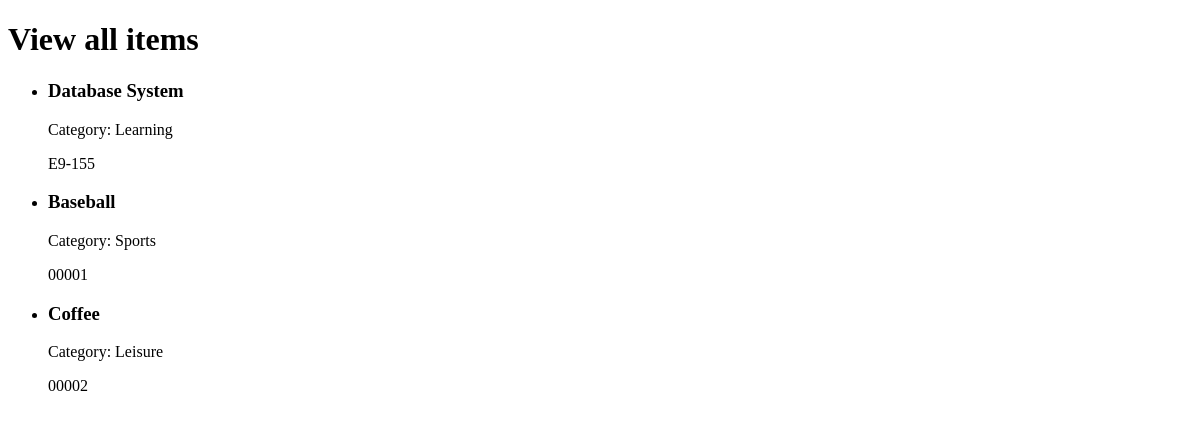
Page /items/listAll on the earlier database version.
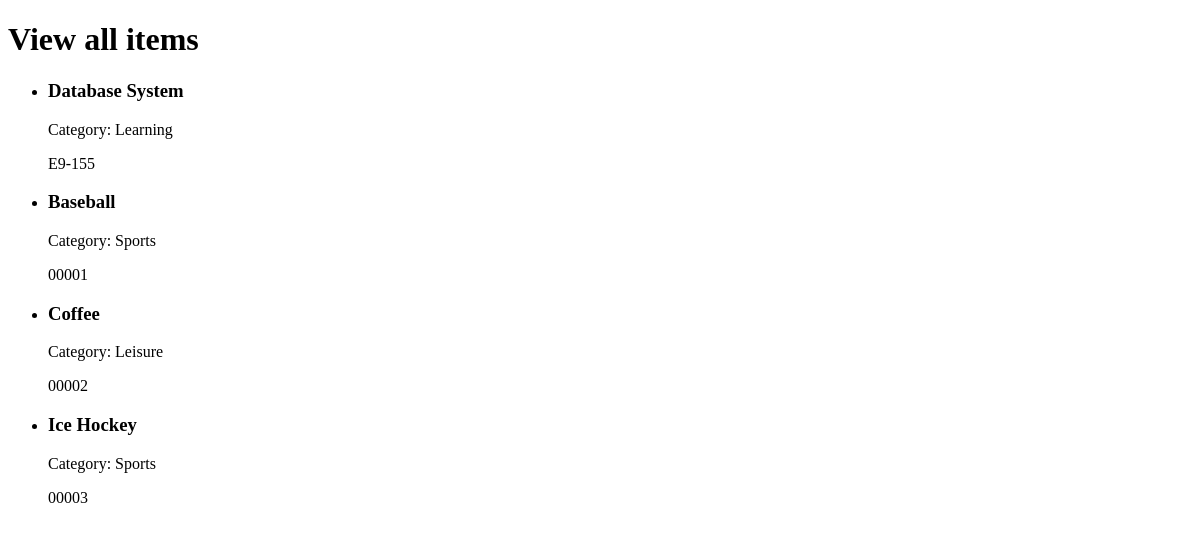
Same page on the later database version.
### MainApp/models.py (models this page shows, shortened)
class Items(db.Model):
    Category = db.Column(db.VARCHAR(20), nullable=False)
    SerialNumber = db.Column(db.CHAR(6), primary_key=True)
    Name = db.Column(db.VARCHAR(50), primary_key=True)

### main.py (the view)
@app.route('/items/listAll')
def items_listAll():
    return items_views.listItems()

### MainApp/Items/views.py (called while the page is built)
def listItems():
    return render_template('items/item_listAll.html', items=Items.query.all())

### MainApp/templates/items/item_listAll.html (shortened to what this page needs)
<!doctype html>
<html>
    <body>
        <div class="itemContainer">
            <h1 class="itemContainer">View all items</h1>
            <ul class="itemList">
                {% for i in items%}
                <li class="item">
                    <h3 class="item" id="name">{{i.Name}}</h3>
                    <p class="item" id="category">Category: {{i.Category}}</p>
                    <p class="item" id="serialNumber">{{i.SerialNumber}}</p>
                </li>
                {% endfor %}
            </ul>
        </div>
    </body>
</html>

Differences in the rows shown:
added Items: Name "Ice Hockey", Category "Sports", SerialNumber "00003"
